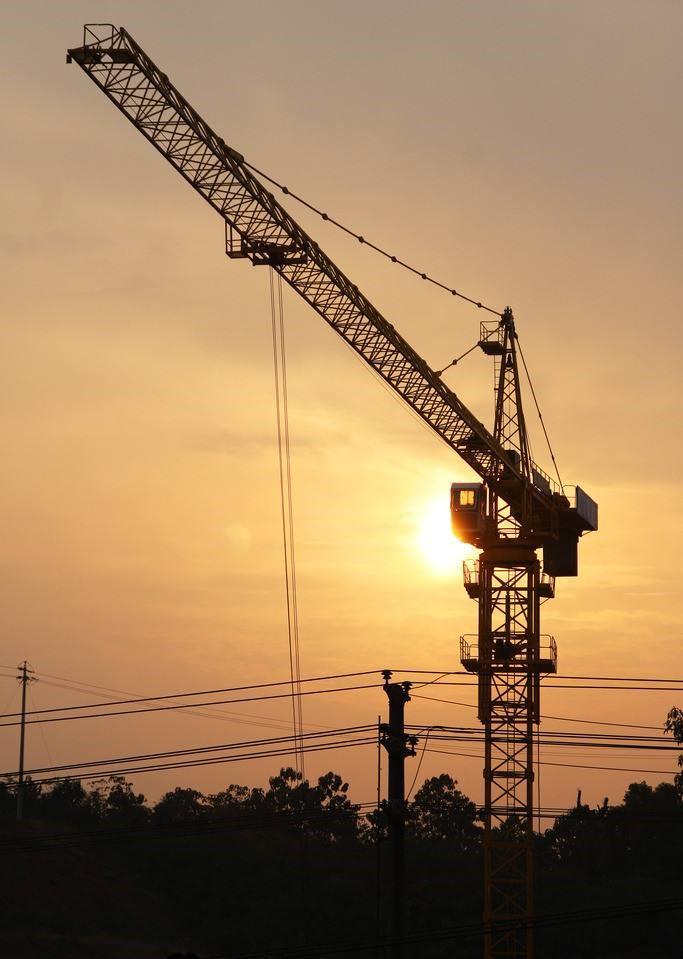
#> input picture image/30033668854d68cdce65cfd1e8d9a706.jpeg, 683 x 959 px
$ python -i sift.py   (imports and definitions only)
#> lines starting #> are read from the running program, lines starting #| are printed output that depends on the picture
# author:"ZPC"
# date:2022/8/4 11:24

import cv2
import matplotlib.pyplot as plt
import numpy as np
from PyQt5.QtCore import *
from PyQt5.QtWidgets import *

# 检测图像关键点
def sift_detect(img):
    sift = cv2.xfeatures2d.SIFT_create()
    return sift.detect(img, None)


# 展示图像
# [53 lines left out: functions imshow, rotate_bound, apply_matrix, count_matched_kp, not called in this run]


class Stitcher:
    # 拼接函数
    def stitch(self, images, ratio=0.75, reprojThresh=4.0, showMatches=False):

        # 获取输入图片
        (imageB, imageA) = images
        # 检测A、B图片的SIFT关键特征点，并计算特征描述子
        (kpsA, featuresA) = self.detectAndDescribe(imageA)
        (kpsB, featuresB) = self.detectAndDescribe(imageB)

        # 防止卡死界面
        QApplication.processEvents(QEventLoop.ExcludeUserInputEvents)

        # 匹配两张图片的所有特征点，返回匹配结果
        M = self.matchKeypoints(kpsA, kpsB, featuresA, featuresB, ratio, reprojThresh)


        # 如果返回结果为空，没有匹配成功的特征点，退出算法
        if M is None:
            return None
        # 否则，提取匹配结果
        # H是3x3视角变换矩阵
        (matches, H, status) = M
        # 将图片A进行视角变换，result是变换后图片
        result = cv2.warpPerspective(imageA, H, (imageA.shape[1] + imageB.shape[1], imageA.shape[0]))

        # 图像融合
        for r in range(result.shape[0]):
            left = 0
            for c in range(result.shape[1] // 2):
                if result[r, c].any():  # overlap
                    if left == 0:
                        left = c
                    alpha = (c - left) / (result.shape[1] // 2 - left)
                    result[r, c] = imageB[r, c] * (1 - alpha) + result[r, c] * alpha

                else:
                    result[r, c] = imageB[r, c]
                # 防止卡死界面
                QApplication.processEvents(QEventLoop.ExcludeUserInputEvents)

        # 防止卡死界面
        QApplication.processEvents(QEventLoop.ExcludeUserInputEvents)
        # 将图片B传入result图片最左端
        #         result[0:imageB.shape[0], 0:imageB.shape[1]] = imageB

        # 检测是否需要显示图片匹配
        if showMatches:
            # 生成匹配图片
            vis = self.drawMatches(imageA, imageB, kpsA, kpsB, matches, status)
            # 返回结果
            return (result, vis)

        # 返回匹配结果
        return result

    # [88 lines left out: functions detectAndDescribe, matchKeypoints, drawMatches, start_sift, not called in this run]
#start_sift('t1.jpg','t2.jpg')

>>> import cv2
>>> picture = cv2.imread('image/30033668854d68cdce65cfd1e8d9a706.jpeg', cv2.IMREAD_GRAYSCALE)
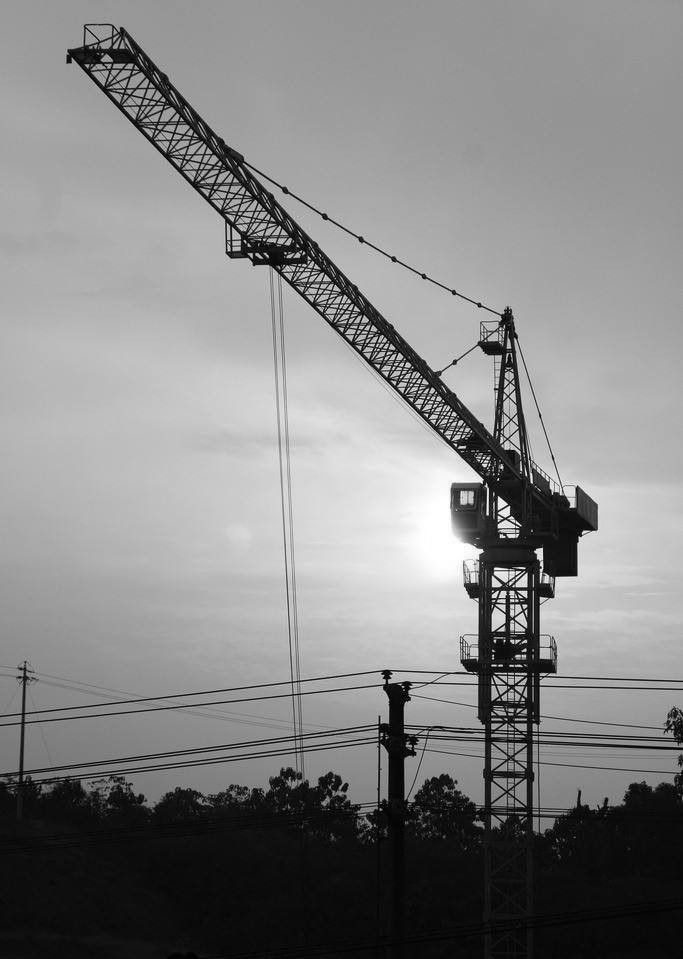
#> picture: shape (959, 683); min 0, max 255, mean 133.2
>>> result = Stitcher().stitch(picture)
#> (the run stopped early here; a loop or call above may not have finished)
